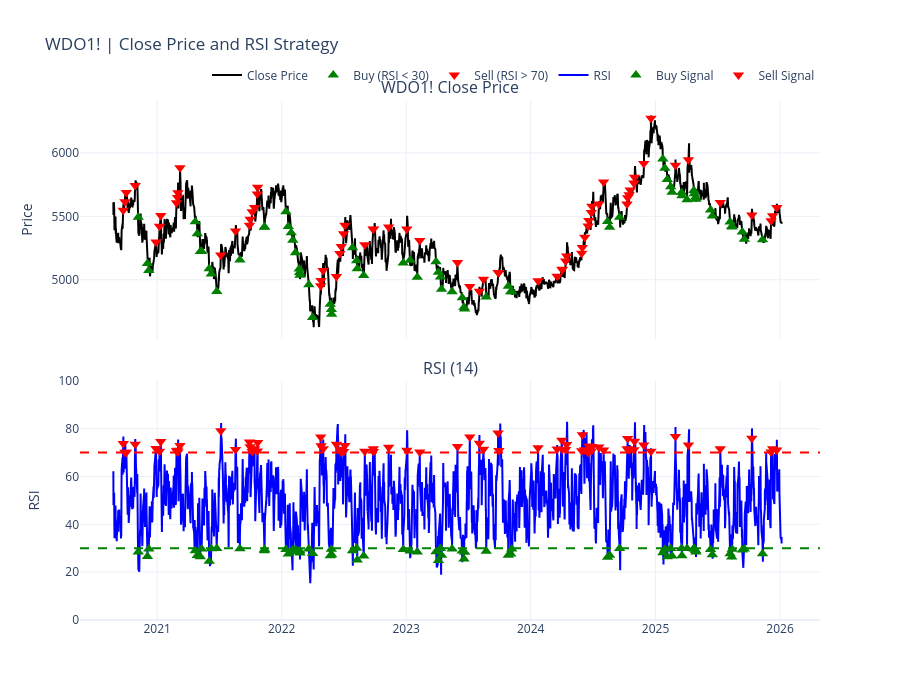

Notebook code for this chart:
### Code cell
df_plot = df.tail(4000)

fig = make_subplots(
    rows=2,
    cols=1,
    shared_xaxes=True,
    vertical_spacing=0.08,
    subplot_titles=(f"{ticker} Close Price", "RSI (14)")
)

# =========================
# CLOSE PRICE
# =========================
fig.add_trace(
    go.Scatter(
        x=df_plot.index,
        y=df_plot["close"],
        name="Close Price",
        line=dict(color="black")
    ),
    row=1, col=1
)

# Buy markers (RSI < 30)
fig.add_trace(
    go.Scatter(
        x=df_plot.index[df_plot["buy_signal"]],
        y=df_plot.loc[df_plot["buy_signal"], "close"],
        mode="markers",
        name="Buy (RSI < 30)",
        marker=dict(symbol="triangle-up", color="green", size=10)
    ),
    row=1, col=1
)

# Sell markers (RSI > 70)
fig.add_trace(
    go.Scatter(
        x=df_plot.index[df_plot["sell_signal"]],
        y=df_plot.loc[df_plot["sell_signal"], "close"],
        mode="markers",
        name="Sell (RSI > 70)",
        marker=dict(symbol="triangle-down", color="red", size=10)
    ),
    row=1, col=1
)

# =========================
# RSI
# =========================
fig.add_trace(
    go.Scatter(
        x=df_plot.index,
        y=df_plot["rsi"],
        name="RSI",
        line=dict(color="blue")
    ),
    row=2, col=1
)

# RSI reference lines
fig.add_hline(y=70, line=dict(color="red", dash="dash"), row=2, col=1)
fig.add_hline(y=30, line=dict(color="green", dash="dash"), row=2, col=1)

# Buy / Sell markers on RSI
fig.add_trace(
    go.Scatter(
        x=df_plot.index[df_plot["buy_signal"]],
        y=df_plot.loc[df_plot["buy_signal"], "rsi"],
        mode="markers",
        name="Buy Signal",
        marker=dict(symbol="triangle-up", color="green", size=10)
    ),
    row=2, col=1
)

fig.add_trace(
    go.Scatter(
        x=df_plot.index[df_plot["sell_signal"]],
        y=df_plot.loc[df_plot["sell_signal"], "rsi"],
        mode="markers",
        name="Sell Signal",
        marker=dict(symbol="triangle-down", color="red", size=10)
    ),
    row=2, col=1
)

# =========================
# LAYOUT
# =========================
fig.update_layout(
    title_text=f"{ticker} | Close Price and RSI Strategy",
    height=700,
    template="plotly_white",
    legend=dict(
        orientation="h",
        yanchor="bottom",
        y=1.02,
        xanchor="right",
        x=1
    )
)

fig.update_yaxes(title_text="Price", row=1, col=1)
fig.update_yaxes(title_text="RSI", range=[0, 100], row=2, col=1)

fig.show()
